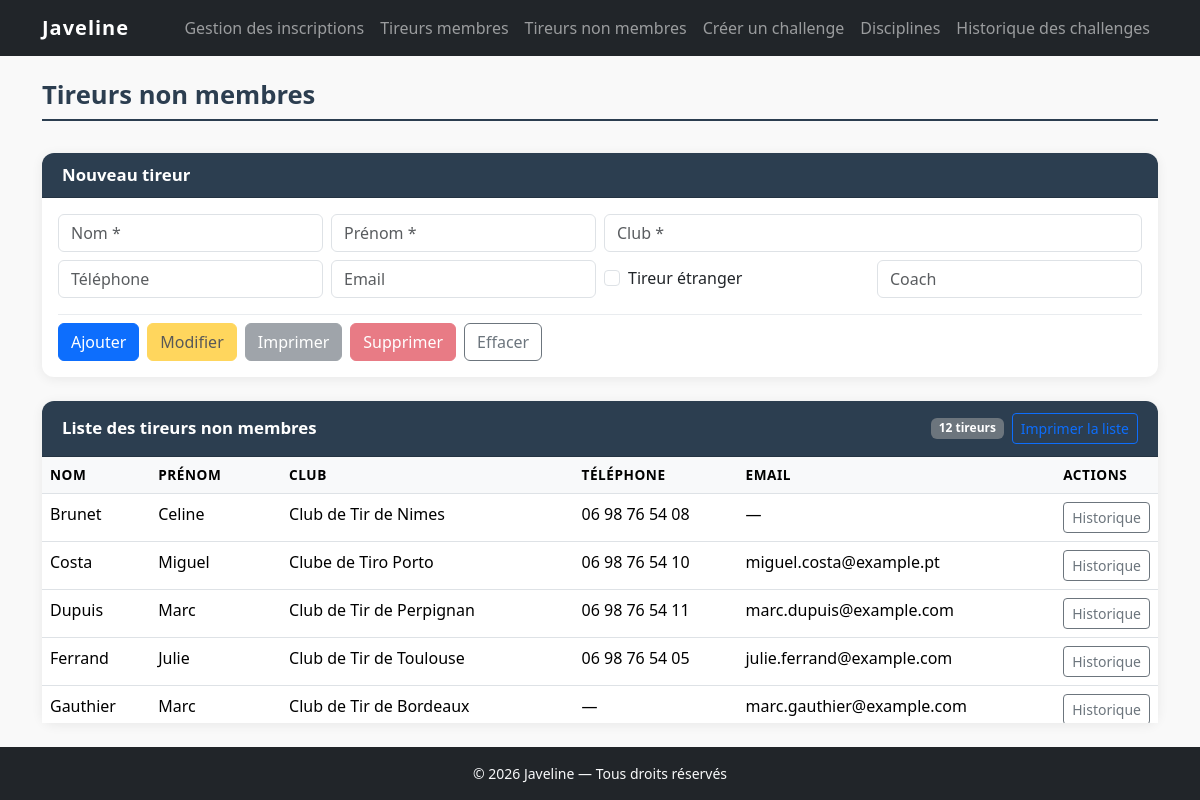
/externes, run on the app's committed database.
### tables this page shows
CREATE TABLE externes (
    id          INT UNSIGNED    NOT NULL AUTO_INCREMENT,
    nom         VARCHAR(100)    NOT NULL,
    prenom      VARCHAR(100)    NOT NULL,
    club        VARCHAR(150)    NOT NULL,
    telephone   VARCHAR(20)         NULL DEFAULT NULL,
    email       VARCHAR(150)        NULL DEFAULT NULL,
    etranger    TINYINT(1)      NOT NULL DEFAULT 0,
    coach       VARCHAR(150)        NULL DEFAULT NULL,
    created_at  DATETIME        NOT NULL DEFAULT CURRENT_TIMESTAMP,
    PRIMARY KEY (id)
);

### app/controllers/ExterneController.php (called while the page is built, shortened)
<?php
require_once APP_ROOT . '/app/models/ExterneModel.php';
class ExterneController extends Controller
{
    private ExterneModel $model;
    public function __construct()
    {
        $this->model = new ExterneModel();
    }
    public function index(): void
    {
        $externes = $this->model->findAll();
        $this->render('externes/index', [
            'titrePage' => 'Tireurs non membres — ' . APP_NAME,
            'externes'  => $externes,
        ]);
    }
}

### index.php (called while the page is built, shortened)
<?php
require_once APP_ROOT . '/core/Database.php';
require_once APP_ROOT . '/core/Model.php';
$router = new Router();
$router->dispatch();

### core/Database.php (called while the page is built, shortened)
<?php
class Database
{
    private static ?PDO $instance = null;
    public static function getInstance(): PDO
    {
        if (self::$instance === null) {
            $dsn = 'mysql:host=' . DB_HOST
                 . ';dbname=' . DB_NAME
                 . ';charset=' . DB_CHARSET;
            $options = [
                PDO::ATTR_ERRMODE            => PDO::ERRMODE_EXCEPTION,
                PDO::ATTR_DEFAULT_FETCH_MODE => PDO::FETCH_ASSOC,
                PDO::ATTR_EMULATE_PREPARES   => false,
            ];
            try {
                self::$instance = new PDO($dsn, DB_USER, DB_PASS, $options);
            } catch (PDOException $e) {
                if (APP_ENV === 'development') {
                    die('Erreur de connexion à la base de données : ' . $e->getMessage());
                } else {
                    die('Erreur de connexion à la base de données. Veuillez réessayer plus tard.');
                }
            }
        }
        return self::$instance;
    }
}

### core/Model.php (called while the page is built, shortened)
<?php
abstract class Model
{
    public function __construct()
    {
        $this->db = Database::getInstance();
    }
}

### app/models/ExterneModel.php (called while the page is built, shortened)
<?php
require_once APP_ROOT . '/core/Model.php';
class ExterneModel extends Model
{
    public function findAll(): array
    {
        $stmt = $this->db->query(
            'SELECT id, nom, prenom, club, telephone, email, etranger
             FROM externes
             ORDER BY nom ASC, prenom ASC'
        );
        return $stmt->fetchAll();
    }
}

### app/views/partials/externes_liste.php (the view, shortened to what this page needs)
<?php if (empty($externes)): ?>
    <p class="liste-vide">Aucun tireur non membre enregistré.</p>
<?php else: ?>
    <div class="table-responsive">
        <table class="table table-hover membres-table table-triable" aria-label="Liste des tireurs non membres">
            <thead>
                <tr>
                    <th scope="col" data-tri="texte" tabindex="0" role="button" aria-label="Trier par nom">Nom</th>
                    <th scope="col" data-tri="texte" tabindex="0" role="button" aria-label="Trier par prénom">Prénom</th>
                    <th scope="col" data-tri="texte" tabindex="0" role="button" aria-label="Trier par club">Club</th>
                    <th scope="col" data-tri="texte" tabindex="0" role="button" aria-label="Trier par téléphone">Téléphone</th>
                    <th scope="col" data-tri="texte" tabindex="0" role="button" aria-label="Trier par email">Email</th>
                    <th scope="col" class="col-actions">Actions</th>
                </tr>
            </thead>
            <tbody>
                <?php foreach ($externes as $externe): ?>
                <tr class="ligne-externe"
                    data-id="<?= (int)$externe['id'] ?>"
                    role="button"
                    tabindex="0"
                    aria-label="Sélectionner <?= htmlspecialchars($externe['nom'] . ' ' . $externe['prenom']) ?>">
                    <td><?= htmlspecialchars($externe['nom']) ?></td>
                    <td><?= htmlspecialchars($externe['prenom']) ?></td>
                    <td><?= htmlspecialchars($externe['club']) ?></td>
                    <td><?= htmlspecialchars($externe['telephone'] ?? '—') ?></td>
                    <td><?= htmlspecialchars($externe['email'] ?? '—') ?></td>
                    <td>
                        <a href="<?= APP_URL ?>/externes/historique/<?= (int)$externe['id'] ?>"
                           class="btn btn-sm btn-outline-secondary"
                           aria-label="Historique de <?= htmlspecialchars($externe['nom'] . ' ' . $externe['prenom']) ?>"
                           onclick="event.stopPropagation()">
                            Historique
                        </a>
                    </td>
                </tr>
                <?php endforeach; ?>
            </tbody>
        </table>
    </div>
<?php endif; ?>

### public/css/style.css (style rules this page uses)
:root { --couleur-primaire: #2c3e50; --couleur-secondaire: #e74c3c; --couleur-texte: #333333; --couleur-fond: #f9f9f9; --police-principale: 'Segoe UI', Tahoma, Geneva, Verdana, sans-serif; }
html, body { height: 100%; font-family: var(--police-principale); color: var(--couleur-texte); background-color: var(--couleur-fond); }
body { display: flex; flex-direction: column; }
.membres-table thead th { background-color: #f8f9fa; font-weight: 600; font-size: 0.85rem; text-transform: uppercase; letter-spacing: 0.04em; white-space: nowrap; }
.table-triable thead th[data-tri] { cursor: pointer; user-select: none; white-space: nowrap; }
.table-triable thead th[data-tri]::after { content: '\25B2'; display: inline-block; width: 0.9rem; margin-left: 0.35rem; font-size: 0.7rem; color: transparent; }
.col-actions { width: 1%; white-space: nowrap; }
.membres-liste-card .membres-table thead th { position: sticky; top: 0; z-index: 1; }

### data on the page
externes: nom "Brunet", prenom "Celine", club "Club de Tir de Nimes", telephone "06 98 76 54 08", email "—"
externes: nom "Costa", prenom "Miguel", club "Clube de Tiro Porto", telephone "06 98 76 54 10", email "miguel.costa@example.pt"
externes: nom "Dupuis", prenom "Marc", club "Club de Tir de Perpignan", telephone "06 98 76 54 11", email "marc.dupuis@example.com"
externes: nom "Ferrand", prenom "Julie", club "Club de Tir de Toulouse", telephone "06 98 76 54 05", email "julie.ferrand@example.com"
externes: nom "Gauthier", prenom "Marc", club "Club de Tir de Bordeaux", telephone "—", email "marc.gauthier@example.com"

### other printed values
APP_NAME "Javeline"
count($externes) "12"
